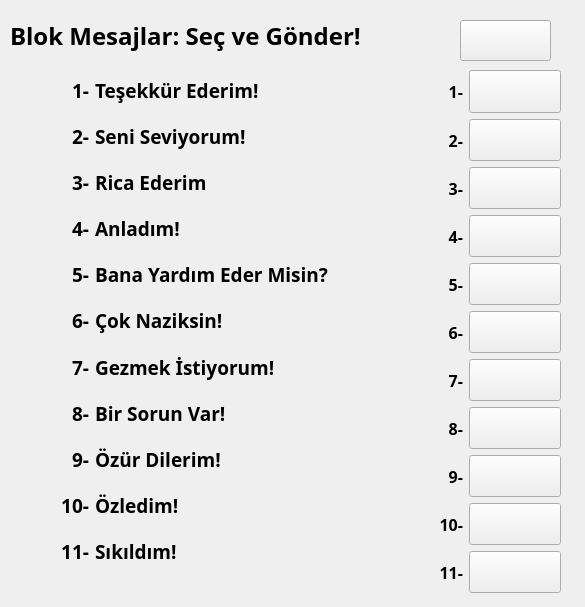
<?xml version="1.0" encoding="UTF-8"?>
<ui version="4.0">
 <class>MainWindow</class>
 <widget class="QWidget" name="MainWindow">
  <property name="geometry">
   <rect>
    <x>0</x>
    <y>0</y>
    <width>585</width>
    <height>607</height>
   </rect>
  </property>
  <property name="windowTitle">
   <string>MaM Sense</string>
  </property>
  <property name="windowIcon">
   <iconset>
    <normaloff>icons/MAMLOGO.png</normaloff>icons/MAMLOGO.png</iconset>
  </property>
  <widget class="QWidget" name="centralwidget" native="true">
   <property name="geometry">
    <rect>
     <x>0</x>
     <y>0</y>
     <width>571</width>
     <height>603</height>
    </rect>
   </property>
   <widget class="QLabel" name="label">
    <property name="geometry">
     <rect>
      <x>10</x>
      <y>10</y>
      <width>451</width>
      <height>51</height>
     </rect>
    </property>
    <property name="font">
     <font>
      <family>Century Gothic</family>
      <pointsize>18</pointsize>
      <weight>75</weight>
      <bold>true</bold>
     </font>
    </property>
    <property name="text">
     <string>Blok Mesajlar: Seç ve Gönder!</string>
    </property>
   </widget>
   <widget class="QWidget" name="gridLayoutWidget">
    <property name="geometry">
     <rect>
      <x>10</x>
      <y>70</y>
      <width>318</width>
      <height>501</height>
     </rect>
    </property>
    <layout class="QGridLayout" name="gridLayout2">
     <item row="3" column="0">
      <widget class="QLabel" name="label_23">
       <property name="font">
        <font>
         <family>Century Gothic</family>
         <pointsize>14</pointsize>
         <weight>75</weight>
         <bold>true</bold>
        </font>
       </property>
       <property name="text">
        <string>4-</string>
       </property>
       <property name="alignment">
        <set>Qt::AlignRight|Qt::AlignTrailing|Qt::AlignVCenter</set>
       </property>
      </widget>
     </item>
     <item row="5" column="1">
      <widget class="QLabel" name="label_8">
       <property name="font">
        <font>
         <family>Century Gothic</family>
         <pointsize>14</pointsize>
         <weight>75</weight>
         <bold>true</bold>
        </font>
       </property>
       <property name="text">
        <string>Çok Naziksin!</string>
       </property>
      </widget>
     </item>
     <item row="4" column="0">
      <widget class="QLabel" name="label_22">
       <property name="font">
        <font>
         <family>Century Gothic</family>
         <pointsize>14</pointsize>
         <weight>75</weight>
         <bold>true</bold>
        </font>
       </property>
       <property name="text">
        <string>5-</string>
       </property>
       <property name="alignment">
        <set>Qt::AlignRight|Qt::AlignTrailing|Qt::AlignVCenter</set>
       </property>
      </widget>
     </item>
     <item row="9" column="1">
      <widget class="QLabel" name="label_12">
       <property name="font">
        <font>
         <family>Century Gothic</family>
         <pointsize>14</pointsize>
         <weight>75</weight>
         <bold>true</bold>
        </font>
       </property>
       <property name="text">
        <string>Özledim!</string>
       </property>
      </widget>
     </item>
     <item row="10" column="1">
      <widget class="QLabel" name="label_2">
       <property name="font">
        <font>
         <family>Century Gothic</family>
         <pointsize>14</pointsize>
         <weight>75</weight>
         <bold>true</bold>
        </font>
       </property>
       <property name="text">
        <string>Sıkıldım!</string>
       </property>
      </widget>
     </item>
     <item row="7" column="1">
      <widget class="QLabel" name="label_10">
       <property name="font">
        <font>
         <family>Century Gothic</family>
         <pointsize>14</pointsize>
         <weight>75</weight>
         <bold>true</bold>
        </font>
       </property>
       <property name="text">
        <string>Bir Sorun Var!</string>
       </property>
      </widget>
     </item>
     <item row="8" column="1">
      <widget class="QLabel" name="label_5">
       <property name="font">
        <font>
         <family>Century Gothic</family>
         <pointsize>14</pointsize>
         <weight>75</weight>
         <bold>true</bold>
        </font>
       </property>
       <property name="text">
        <string>Özür Dilerim!</string>
       </property>
      </widget>
     </item>
     <item row="3" column="1">
      <widget class="QLabel" name="label_7">
       <property name="font">
        <font>
         <family>Century Gothic</family>
         <pointsize>14</pointsize>
         <weight>75</weight>
         <bold>true</bold>
        </font>
       </property>
       <property name="text">
        <string>Anladım!</string>
       </property>
      </widget>
     </item>
     <item row="7" column="0">
      <widget class="QLabel" name="label_18">
       <property name="font">
        <font>
         <family>Century Gothic</family>
         <pointsize>14</pointsize>
         <weight>75</weight>
         <bold>true</bold>
        </font>
       </property>
       <property name="text">
        <string>8-</string>
       </property>
       <property name="alignment">
        <set>Qt::AlignRight|Qt::AlignTrailing|Qt::AlignVCenter</set>
       </property>
      </widget>
     </item>
     <item row="1" column="1">
      <widget class="QLabel" name="label_4">
       <property name="font">
        <font>
         <family>Century Gothic</family>
         <pointsize>14</pointsize>
         <weight>75</weight>
         <bold>true</bold>
        </font>
       </property>
       <property name="text">
        <string>Seni Seviyorum!</string>
       </property>
      </widget>
     </item>
     <item row="2" column="1">
      <widget class="QLabel" name="label_6">
       <property name="font">
        <font>
         <family>Century Gothic</family>
         <pointsize>14</pointsize>
         <weight>75</weight>
         <bold>true</bold>
        </font>
       </property>
       <property name="text">
        <string>Rica Ederim</string>
       </property>
      </widget>
     </item>
     <item row="9" column="0">
      <widget class="QLabel" name="label_14">
       <property name="font">
        <font>
         <family>Century Gothic</family>
         <pointsize>14</pointsize>
         <weight>75</weight>
         <bold>true</bold>
        </font>
       </property>
       <property name="text">
        <string>10-</string>
       </property>
       <property name="alignment">
        <set>Qt::AlignRight|Qt::AlignTrailing|Qt::AlignVCenter</set>
       </property>
      </widget>
     </item>
     <item row="5" column="0">
      <widget class="QLabel" name="label_21">
       <property name="font">
        <font>
         <family>Century Gothic</family>
         <pointsize>14</pointsize>
         <weight>75</weight>
         <bold>true</bold>
        </font>
       </property>
       <property name="text">
        <string>6-</string>
       </property>
       <property name="alignment">
        <set>Qt::AlignRight|Qt::AlignTrailing|Qt::AlignVCenter</set>
       </property>
      </widget>
     </item>
     <item row="6" column="0">
      <widget class="QLabel" name="label_19">
       <property name="font">
        <font>
         <family>Century Gothic</family>
         <pointsize>14</pointsize>
         <weight>75</weight>
         <bold>true</bold>
        </font>
       </property>
       <property name="text">
        <string>7-</string>
       </property>
       <property name="alignment">
        <set>Qt::AlignRight|Qt::AlignTrailing|Qt::AlignVCenter</set>
       </property>
      </widget>
     </item>
     <item row="1" column="0">
      <widget class="QLabel" name="label_25">
       <property name="font">
        <font>
         <family>Century Gothic</family>
         <pointsize>14</pointsize>
         <weight>75</weight>
         <bold>true</bold>
        </font>
       </property>
       <property name="text">
        <string>2-</string>
       </property>
       <property name="alignment">
        <set>Qt::AlignRight|Qt::AlignTrailing|Qt::AlignVCenter</set>
       </property>
      </widget>
     </item>
     <item row="4" column="1">
      <widget class="QLabel" name="label_9">
       <property name="font">
        <font>
         <family>Century Gothic</family>
         <pointsize>14</pointsize>
         <weight>75</weight>
         <bold>true</bold>
        </font>
       </property>
       <property name="text">
        <string>Bana Yardım Eder Misin?</string>
       </property>
      </widget>
     </item>
     <item row="6" column="1">
      <widget class="QLabel" name="label_11">
       <property name="font">
        <font>
         <family>Century Gothic</family>
         <pointsize>14</pointsize>
         <weight>75</weight>
         <bold>true</bold>
        </font>
       </property>
       <property name="text">
        <string>Gezmek İstiyorum!</string>
       </property>
      </widget>
     </item>
     <item row="8" column="0">
      <widget class="QLabel" name="label_15">
       <property name="font">
        <font>
         <family>Century Gothic</family>
         <pointsize>14</pointsize>
         <weight>75</weight>
         <bold>true</bold>
        </font>
       </property>
       <property name="text">
        <string>9-</string>
       </property>
       <property name="alignment">
        <set>Qt::AlignRight|Qt::AlignTrailing|Qt::AlignVCenter</set>
       </property>
      </widget>
     </item>
     <item row="2" column="0">
      <widget class="QLabel" name="label_24">
       <property name="font">
        <font>
         <family>Century Gothic</family>
         <pointsize>14</pointsize>
         <weight>75</weight>
         <bold>true</bold>
        </font>
       </property>
       <property name="text">
        <string>3-</string>
       </property>
       <property name="alignment">
        <set>Qt::AlignRight|Qt::AlignTrailing|Qt::AlignVCenter</set>
       </property>
      </widget>
     </item>
     <item row="10" column="0">
      <widget class="QLabel" name="label_16">
       <property name="font">
        <font>
         <family>Century Gothic</family>
         <pointsize>14</pointsize>
         <weight>75</weight>
         <bold>true</bold>
        </font>
       </property>
       <property name="text">
        <string>11-</string>
       </property>
       <property name="alignment">
        <set>Qt::AlignRight|Qt::AlignTrailing|Qt::AlignVCenter</set>
       </property>
      </widget>
     </item>
     <item row="0" column="0">
      <widget class="QLabel" name="label_13">
       <property name="font">
        <font>
         <family>Century Gothic</family>
         <pointsize>14</pointsize>
         <weight>75</weight>
         <bold>true</bold>
        </font>
       </property>
       <property name="text">
        <string>1-</string>
       </property>
       <property name="alignment">
        <set>Qt::AlignRight|Qt::AlignTrailing|Qt::AlignVCenter</set>
       </property>
      </widget>
     </item>
     <item row="0" column="1">
      <widget class="QLabel" name="label_3">
       <property name="font">
        <font>
         <family>Century Gothic</family>
         <pointsize>14</pointsize>
         <weight>75</weight>
         <bold>true</bold>
        </font>
       </property>
       <property name="text">
        <string>Teşekkür Ederim!</string>
       </property>
      </widget>
     </item>
    </layout>
   </widget>
   <widget class="QWidget" name="gridLayoutWidget_3">
    <property name="geometry">
     <rect>
      <x>370</x>
      <y>70</y>
      <width>191</width>
      <height>523</height>
     </rect>
    </property>
    <layout class="QGridLayout" name="gridLayout">
     <item row="3" column="0">
      <widget class="QLabel" name="label_26">
       <property name="font">
        <font>
         <family>Century Gothic</family>
         <pointsize>12</pointsize>
         <weight>75</weight>
         <bold>true</bold>
        </font>
       </property>
       <property name="text">
        <string>4-</string>
       </property>
       <property name="alignment">
        <set>Qt::AlignRight|Qt::AlignTrailing|Qt::AlignVCenter</set>
       </property>
      </widget>
     </item>
     <item row="4" column="0">
      <widget class="QLabel" name="label_27">
       <property name="font">
        <font>
         <family>Century Gothic</family>
         <pointsize>12</pointsize>
         <weight>75</weight>
         <bold>true</bold>
        </font>
       </property>
       <property name="text">
        <string>5-</string>
       </property>
       <property name="alignment">
        <set>Qt::AlignRight|Qt::AlignTrailing|Qt::AlignVCenter</set>
       </property>
      </widget>
     </item>
     <item row="7" column="0">
      <widget class="QLabel" name="label_32">
       <property name="font">
        <font>
         <family>Century Gothic</family>
         <pointsize>12</pointsize>
         <weight>75</weight>
         <bold>true</bold>
        </font>
       </property>
       <property name="text">
        <string>8-</string>
       </property>
       <property name="alignment">
        <set>Qt::AlignRight|Qt::AlignTrailing|Qt::AlignVCenter</set>
       </property>
      </widget>
     </item>
     <item row="9" column="0">
      <widget class="QLabel" name="label_35">
       <property name="font">
        <font>
         <family>Century Gothic</family>
         <pointsize>12</pointsize>
         <weight>75</weight>
         <bold>true</bold>
        </font>
       </property>
       <property name="text">
        <string>10-</string>
       </property>
       <property name="alignment">
        <set>Qt::AlignRight|Qt::AlignTrailing|Qt::AlignVCenter</set>
       </property>
      </widget>
     </item>
     <item row="5" column="0">
      <widget class="QLabel" name="label_36">
       <property name="font">
        <font>
         <family>Century Gothic</family>
         <pointsize>12</pointsize>
         <weight>75</weight>
         <bold>true</bold>
        </font>
       </property>
       <property name="text">
        <string>6-</string>
       </property>
       <property name="alignment">
        <set>Qt::AlignRight|Qt::AlignTrailing|Qt::AlignVCenter</set>
       </property>
      </widget>
     </item>
     <item row="6" column="0">
      <widget class="QLabel" name="label_37">
       <property name="font">
        <font>
         <family>Century Gothic</family>
         <pointsize>12</pointsize>
         <weight>75</weight>
         <bold>true</bold>
        </font>
       </property>
       <property name="text">
        <string>7-</string>
       </property>
       <property name="alignment">
        <set>Qt::AlignRight|Qt::AlignTrailing|Qt::AlignVCenter</set>
       </property>
      </widget>
     </item>
     <item row="1" column="0">
      <widget class="QLabel" name="label_38">
       <property name="font">
        <font>
         <family>Century Gothic</family>
         <pointsize>12</pointsize>
         <weight>75</weight>
         <bold>true</bold>
        </font>
       </property>
       <property name="text">
        <string>2-</string>
       </property>
       <property name="alignment">
        <set>Qt::AlignRight|Qt::AlignTrailing|Qt::AlignVCenter</set>
       </property>
      </widget>
     </item>
     <item row="8" column="0">
      <widget class="QLabel" name="label_41">
       <property name="font">
        <font>
         <family>Century Gothic</family>
         <pointsize>12</pointsize>
         <weight>75</weight>
         <bold>true</bold>
        </font>
       </property>
       <property name="text">
        <string>9-</string>
       </property>
       <property name="alignment">
        <set>Qt::AlignRight|Qt::AlignTrailing|Qt::AlignVCenter</set>
       </property>
      </widget>
     </item>
     <item row="2" column="0">
      <widget class="QLabel" name="label_42">
       <property name="font">
        <font>
         <family>Century Gothic</family>
         <pointsize>12</pointsize>
         <weight>75</weight>
         <bold>true</bold>
        </font>
       </property>
       <property name="text">
        <string>3-</string>
       </property>
       <property name="alignment">
        <set>Qt::AlignRight|Qt::AlignTrailing|Qt::AlignVCenter</set>
       </property>
      </widget>
     </item>
     <item row="10" column="0">
      <widget class="QLabel" name="label_43">
       <property name="font">
        <font>
         <family>Century Gothic</family>
         <pointsize>12</pointsize>
         <weight>75</weight>
         <bold>true</bold>
        </font>
       </property>
       <property name="text">
        <string>11-</string>
       </property>
       <property name="alignment">
        <set>Qt::AlignRight|Qt::AlignTrailing|Qt::AlignVCenter</set>
       </property>
      </widget>
     </item>
     <item row="0" column="1">
      <widget class="QPushButton" name="pushButton_55">
       <property name="font">
        <font>
         <family>Century Gothic</family>
         <pointsize>20</pointsize>
         <weight>75</weight>
         <bold>true</bold>
        </font>
       </property>
       <property name="text">
        <string/>
       </property>
       <property name="icon">
        <iconset>
         <normaloff>icons/mail.png</normaloff>icons/mail.png</iconset>
       </property>
       <property name="iconSize">
        <size>
         <width>32</width>
         <height>32</height>
        </size>
       </property>
      </widget>
     </item>
     <item row="1" column="1">
      <widget class="QPushButton" name="pushButton_32">
       <property name="font">
        <font>
         <family>Century Gothic</family>
         <pointsize>20</pointsize>
         <weight>75</weight>
         <bold>true</bold>
        </font>
       </property>
       <property name="text">
        <string/>
       </property>
       <property name="icon">
        <iconset>
         <normaloff>icons/mail.png</normaloff>icons/mail.png</iconset>
       </property>
       <property name="iconSize">
        <size>
         <width>32</width>
         <height>32</height>
        </size>
       </property>
      </widget>
     </item>
     <item row="2" column="1">
      <widget class="QPushButton" name="pushButton_33">
       <property name="font">
        <font>
         <family>Century Gothic</family>
         <pointsize>20</pointsize>
         <weight>75</weight>
         <bold>true</bold>
        </font>
       </property>
       <property name="text">
        <string/>
       </property>
       <property name="icon">
        <iconset>
         <normaloff>icons/mail.png</normaloff>icons/mail.png</iconset>
       </property>
       <property name="iconSize">
        <size>
         <width>32</width>
         <height>32</height>
        </size>
       </property>
      </widget>
     </item>
     <item row="3" column="1">
      <widget class="QPushButton" name="pushButton_34">
       <property name="font">
        <font>
         <family>Century Gothic</family>
         <pointsize>20</pointsize>
         <weight>75</weight>
         <bold>true</bold>
        </font>
       </property>
       <property name="text">
        <string/>
       </property>
       <property name="icon">
        <iconset>
         <normaloff>icons/mail.png</normaloff>icons/mail.png</iconset>
       </property>
       <property name="iconSize">
        <size>
         <width>32</width>
         <height>32</height>
        </size>
       </property>
      </widget>
     </item>
     <item row="4" column="1">
      <widget class="QPushButton" name="pushButton_35">
       <property name="font">
        <font>
         <family>Century Gothic</family>
         <pointsize>20</pointsize>
         <weight>75</weight>
         <bold>true</bold>
        </font>
       </property>
       <property name="text">
        <string/>
       </property>
       <property name="icon">
        <iconset>
         <normaloff>icons/mail.png</normaloff>icons/mail.png</iconset>
       </property>
       <property name="iconSize">
        <size>
         <width>32</width>
         <height>32</height>
        </size>
       </property>
      </widget>
     </item>
     <item row="5" column="1">
      <widget class="QPushButton" name="pushButton_36">
       <property name="font">
        <font>
         <family>Century Gothic</family>
         <pointsize>20</pointsize>
         <weight>75</weight>
         <bold>true</bold>
        </font>
       </property>
       <property name="text">
        <string/>
       </property>
       <property name="icon">
        <iconset>
         <normaloff>icons/mail.png</normaloff>icons/mail.png</iconset>
       </property>
       <property name="iconSize">
        <size>
         <width>32</width>
         <height>32</height>
        </size>
       </property>
      </widget>
     </item>
     <item row="6" column="1">
      <widget class="QPushButton" name="pushButton_37">
       <property name="font">
        <font>
         <family>Century Gothic</family>
         <pointsize>20</pointsize>
         <weight>75</weight>
         <bold>true</bold>
        </font>
       </property>
       <property name="text">
        <string/>
       </property>
       <property name="icon">
        <iconset>
         <normaloff>icons/mail.png</normaloff>icons/mail.png</iconset>
       </property>
       <property name="iconSize">
        <size>
         <width>32</width>
         <height>32</height>
        </size>
       </property>
      </widget>
     </item>
     <item row="7" column="1">
      <widget class="QPushButton" name="pushButton_38">
       <property name="font">
        <font>
         <family>Century Gothic</family>
         <pointsize>20</pointsize>
         <weight>75</weight>
         <bold>true</bold>
        </font>
       </property>
       <property name="text">
        <string/>
       </property>
       <property name="icon">
        <iconset>
         <normaloff>icons/mail.png</normaloff>icons/mail.png</iconset>
       </property>
       <property name="iconSize">
        <size>
         <width>32</width>
         <height>32</height>
        </size>
       </property>
      </widget>
     </item>
     <item row="8" column="1">
      <widget class="QPushButton" name="pushButton_39">
       <property name="font">
        <font>
         <family>Century Gothic</family>
         <pointsize>20</pointsize>
         <weight>75</weight>
         <bold>true</bold>
        </font>
       </property>
       <property name="text">
        <string/>
       </property>
       <property name="icon">
        <iconset>
         <normaloff>icons/mail.png</normaloff>icons/mail.png</iconset>
       </property>
       <property name="iconSize">
        <size>
         <width>32</width>
         <height>32</height>
        </size>
       </property>
      </widget>
     </item>
     <item row="9" column="1">
      <widget class="QPushButton" name="pushButton_40">
       <property name="font">
        <font>
         <family>Century Gothic</family>
         <pointsize>20</pointsize>
         <weight>75</weight>
         <bold>true</bold>
        </font>
       </property>
       <property name="text">
        <string/>
       </property>
       <property name="icon">
        <iconset>
         <normaloff>icons/mail.png</normaloff>icons/mail.png</iconset>
       </property>
       <property name="iconSize">
        <size>
         <width>32</width>
         <height>32</height>
        </size>
       </property>
      </widget>
     </item>
     <item row="10" column="1">
      <widget class="QPushButton" name="pushButton_41">
       <property name="font">
        <font>
         <family>Century Gothic</family>
         <pointsize>20</pointsize>
         <weight>75</weight>
         <bold>true</bold>
        </font>
       </property>
       <property name="text">
        <string/>
       </property>
       <property name="icon">
        <iconset>
         <normaloff>icons/mail.png</normaloff>icons/mail.png</iconset>
       </property>
       <property name="iconSize">
        <size>
         <width>32</width>
         <height>32</height>
        </size>
       </property>
      </widget>
     </item>
     <item row="0" column="0">
      <widget class="QLabel" name="label_44">
       <property name="font">
        <font>
         <family>Century Gothic</family>
         <pointsize>12</pointsize>
         <weight>75</weight>
         <bold>true</bold>
        </font>
       </property>
       <property name="text">
        <string>1-</string>
       </property>
       <property name="alignment">
        <set>Qt::AlignRight|Qt::AlignTrailing|Qt::AlignVCenter</set>
       </property>
      </widget>
     </item>
    </layout>
   </widget>
   <widget class="QPushButton" name="pushButton_56">
    <property name="geometry">
     <rect>
      <x>460</x>
      <y>20</y>
      <width>91</width>
      <height>41</height>
     </rect>
    </property>
    <property name="font">
     <font>
      <family>Century Gothic</family>
      <pointsize>20</pointsize>
      <weight>75</weight>
      <bold>true</bold>
     </font>
    </property>
    <property name="text">
     <string/>
    </property>
    <property name="icon">
     <iconset>
      <normaloff>icons/back.png</normaloff>icons/back.png</iconset>
    </property>
    <property name="iconSize">
     <size>
      <width>32</width>
      <height>32</height>
     </size>
    </property>
   </widget>
  </widget>
 </widget>
 <resources/>
 <connections/>
</ui>
